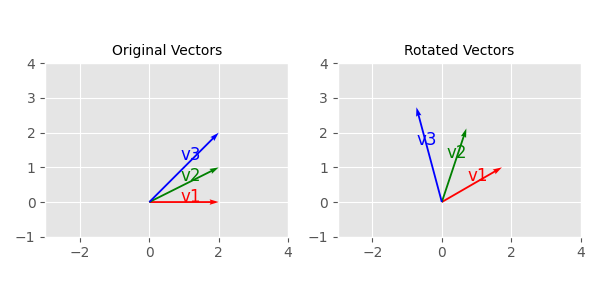

Source code (Python):
import matplotlib.pyplot as plt
import numpy as np

plt.style.use('ggplot')

def plot_vector(ax, vector, origin=[0, 0], color='r', label=None, linestyle='-'):
    ax.quiver(*origin, vector[0], vector[1], color=color, angles='xy', scale_units='xy', scale=1, linestyle=linestyle)
    if label:
        ax.text(vector[0] * 0.6, vector[1] * 0.6, label, fontsize=12, ha='center', color=color)

def plot_rotated_vector(ax, vector, angle, origin=[0, 0], color='b', label=None, linestyle='--'):
    rotation_matrix = np.array([[np.cos(angle), -np.sin(angle)], [np.sin(angle), np.cos(angle)]])
    rotated_vector = rotation_matrix @ vector
    plot_vector(ax, rotated_vector, origin, color=color, label=label, linestyle=linestyle)

# Original vectors in a 6D space, decomposed into three 2D vectors
vectors = [np.array([2, 0]), np.array([2, 1]), np.array([2, 2])]
angles = [np.pi / 6, np.pi / 4, np.pi / 3]  # 30, 45 , 60
colors = ['r', 'g', 'b']

fig, ax = plt.subplots(1, 2, figsize=(6, 3))

# Plot original vectors
ax[0].set_title('Original Vectors', fontsize=10)
for i, v in enumerate(vectors):
    plot_vector(ax[0], v, color=colors[i], label=f'v{i+1}', linestyle='-')

# Plot rotated vectors
ax[1].set_title('Rotated Vectors', fontsize=10)
for i, v in enumerate(vectors):
    plot_rotated_vector(ax[1], v, angles[i], color=colors[i], label=f'v{i+1}', linestyle='-')

for a in ax:
    a.set_xlim(-3, 4)
    a.set_ylim(-1, 4)
    a.grid(True)
    a.set_aspect('equal')

plt.tight_layout()
plt.savefig('pos_high_dimension.png')
plt.show()
